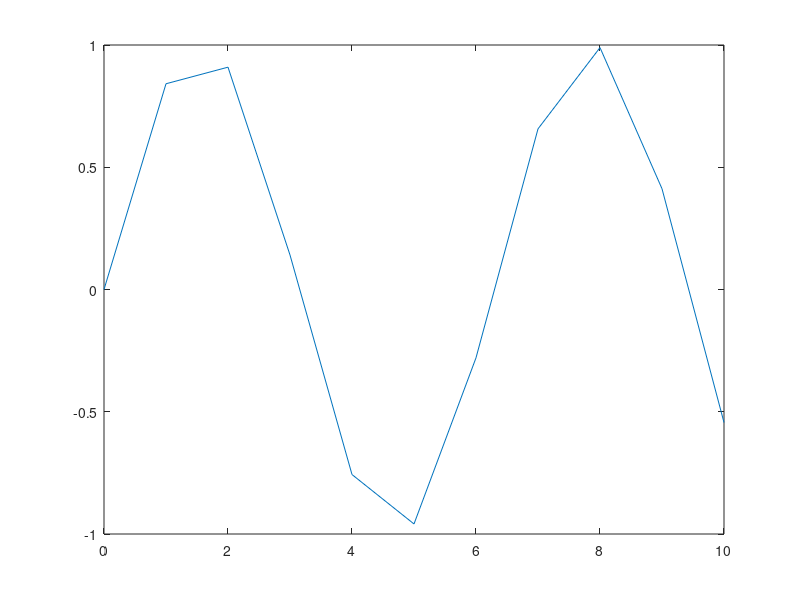

Write the MATLAB code that produced this figure.
%%
% blah :postid:`916` and :command:`fsolve`. 
% :note:`a multiline
% note in the second line.`

x = 0:10;
plot(x,sin(x))

%
% :warning:`what about this?`

